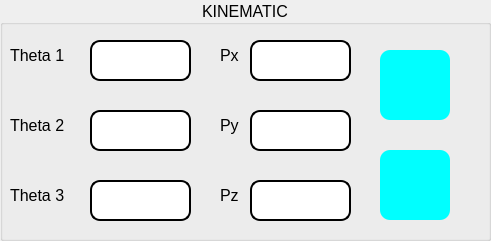
     <widget class="QGroupBox" name="groupBox_KINEMATIC">
      <property name="enabled">
       <bool>true</bool>
      </property>
      <property name="geometry">
       <rect>
        <x>240</x>
        <y>100</y>
        <width>491</width>
        <height>241</height>
       </rect>
      </property>
      <property name="maximumSize">
       <size>
        <width>16777210</width>
        <height>16777210</height>
       </size>
      </property>
      <property name="font">
       <font>
        <pointsize>12</pointsize>
        <weight>50</weight>
        <bold>false</bold>
       </font>
      </property>
      <property name="layoutDirection">
       <enum>Qt::LeftToRight</enum>
      </property>
      <property name="title">
       <string>KINEMATIC</string>
      </property>
      <property name="alignment">
       <set>Qt::AlignCenter</set>
      </property>
      <property name="flat">
       <bool>false</bool>
      </property>
      <property name="checkable">
       <bool>false</bool>
      </property>
      <widget class="QPushButton" name="pushButton_FK">
       <property name="geometry">
        <rect>
         <x>380</x>
         <y>50</y>
         <width>70</width>
         <height>70</height>
        </rect>
       </property>
       <property name="font">
        <font>
         <pointsize>12</pointsize>
        </font>
       </property>
       <property name="styleSheet">
        <string notr="true">QPushButton{
border-radius: 10px;
background-color: #00ffff;
}

QPushButton:pressed {
    padding-top: 5px;
    padding-left: 5px;
}
</string>
       </property>
       <property name="text">
        <string/>
       </property>
       <property name="icon">
        <iconset>
         <normaloff>../Icon/Forward.png</normaloff>../Icon/Forward.png</iconset>
       </property>
       <property name="iconSize">
        <size>
         <width>60</width>
         <height>60</height>
        </size>
       </property>
      </widget>
      <widget class="QLabel" name="label_19">
       <property name="geometry">
        <rect>
         <x>10</x>
         <y>40</y>
         <width>81</width>
         <height>31</height>
        </rect>
       </property>
       <property name="font">
        <font>
         <pointsize>12</pointsize>
        </font>
       </property>
       <property name="text">
        <string>&lt;html&gt;&lt;head/&gt;&lt;body&gt;&lt;p&gt;Theta 1&lt;/p&gt;&lt;/body&gt;&lt;/html&gt;</string>
       </property>
      </widget>
      <widget class="QLabel" name="label_4">
       <property name="geometry">
        <rect>
         <x>220</x>
         <y>40</y>
         <width>31</width>
         <height>31</height>
        </rect>
       </property>
       <property name="font">
        <font>
         <pointsize>12</pointsize>
        </font>
       </property>
       <property name="text">
        <string>&lt;html&gt;&lt;head/&gt;&lt;body&gt;&lt;p&gt;Px&lt;/p&gt;&lt;/body&gt;&lt;/html&gt;</string>
       </property>
      </widget>
      <widget class="QLineEdit" name="lineEdit_theta3">
       <property name="geometry">
        <rect>
         <x>90</x>
         <y>180</y>
         <width>101</width>
         <height>41</height>
        </rect>
       </property>
       <property name="font">
        <font>
         <pointsize>12</pointsize>
        </font>
       </property>
       <property name="styleSheet">
        <string notr="true">QLineEdit{
border: 2px solid rgb(0, 0, 0);
border-radius: 10px;
}</string>
       </property>
       <property name="text">
        <string/>
       </property>
      </widget>
      <widget class="QLineEdit" name="lineEdit_theta2">
       <property name="geometry">
        <rect>
         <x>90</x>
         <y>110</y>
         <width>101</width>
         <height>41</height>
        </rect>
       </property>
       <property name="font">
        <font>
         <pointsize>12</pointsize>
        </font>
       </property>
       <property name="styleSheet">
        <string notr="true">QLineEdit{
border: 2px solid rgb(0, 0, 0);
border-radius: 10px;
}</string>
       </property>
       <property name="text">
        <string/>
       </property>
      </widget>
      <widget class="QLineEdit" name="lineEdit_theta1">
       <property name="geometry">
        <rect>
         <x>90</x>
         <y>40</y>
         <width>101</width>
         <height>41</height>
        </rect>
       </property>
       <property name="font">
        <font>
         <pointsize>12</pointsize>
        </font>
       </property>
       <property name="styleSheet">
        <string notr="true">QLineEdit{
border: 2px solid rgb(0, 0, 0);
border-radius: 10px;
}</string>
       </property>
       <property name="text">
        <string/>
       </property>
       <property name="placeholderText">
        <string/>
       </property>
      </widget>
      <widget class="QLineEdit" name="lineEdit_Px">
       <property name="geometry">
        <rect>
         <x>250</x>
         <y>40</y>
         <width>101</width>
         <height>41</height>
        </rect>
       </property>
       <property name="font">
        <font>
         <pointsize>12</pointsize>
        </font>
       </property>
       <property name="styleSheet">
        <string notr="true">QLineEdit{
border: 2px solid rgb(0, 0, 0);
border-radius: 10px;
}</string>
       </property>
       <property name="text">
        <string/>
       </property>
      </widget>
      <widget class="QLabel" name="label_21">
       <property name="geometry">
        <rect>
         <x>10</x>
         <y>180</y>
         <width>81</width>
         <height>31</height>
        </rect>
       </property>
       <property name="font">
        <font>
         <pointsize>12</pointsize>
        </font>
       </property>
       <property name="text">
        <string>&lt;html&gt;&lt;head/&gt;&lt;body&gt;&lt;p&gt;Theta 3&lt;/p&gt;&lt;/body&gt;&lt;/html&gt;</string>
       </property>
      </widget>
      <widget class="QLabel" name="label_20">
       <property name="geometry">
        <rect>
         <x>10</x>
         <y>110</y>
         <width>81</width>
         <height>31</height>
        </rect>
       </property>
       <property name="font">
        <font>
         <pointsize>12</pointsize>
        </font>
       </property>
       <property name="text">
        <string>&lt;html&gt;&lt;head/&gt;&lt;body&gt;&lt;p&gt;Theta 2&lt;/p&gt;&lt;/body&gt;&lt;/html&gt;</string>
       </property>
      </widget>
      <widget class="QLabel" name="label_5">
       <property name="geometry">
        <rect>
         <x>220</x>
         <y>180</y>
         <width>31</width>
         <height>31</height>
        </rect>
       </property>
       <property name="font">
        <font>
         <pointsize>12</pointsize>
        </font>
       </property>
       <property name="text">
        <string>&lt;html&gt;&lt;head/&gt;&lt;body&gt;&lt;p&gt;Pz&lt;/p&gt;&lt;/body&gt;&lt;/html&gt;</string>
       </property>
      </widget>
      <widget class="QLineEdit" name="lineEdit_Pz">
       <property name="geometry">
        <rect>
         <x>250</x>
         <y>180</y>
         <width>101</width>
         <height>41</height>
        </rect>
       </property>
       <property name="font">
        <font>
         <pointsize>12</pointsize>
        </font>
       </property>
       <property name="styleSheet">
        <string notr="true">QLineEdit{
border: 2px solid rgb(0, 0, 0);
border-radius: 10px;
}</string>
       </property>
       <property name="text">
        <string/>
       </property>
      </widget>
      <widget class="QLabel" name="label_6">
       <property name="geometry">
        <rect>
         <x>220</x>
         <y>110</y>
         <width>31</width>
         <height>31</height>
        </rect>
       </property>
       <property name="font">
        <font>
         <pointsize>12</pointsize>
        </font>
       </property>
       <property name="text">
        <string>&lt;html&gt;&lt;head/&gt;&lt;body&gt;&lt;p&gt;Py&lt;/p&gt;&lt;/body&gt;&lt;/html&gt;</string>
       </property>
      </widget>
      <widget class="QLineEdit" name="lineEdit_Py">
       <property name="geometry">
        <rect>
         <x>250</x>
         <y>110</y>
         <width>101</width>
         <height>41</height>
        </rect>
       </property>
       <property name="font">
        <font>
         <pointsize>12</pointsize>
        </font>
       </property>
       <property name="styleSheet">
        <string notr="true">QLineEdit{
border: 2px solid rgb(0, 0, 0);
border-radius: 10px;
}</string>
       </property>
       <property name="text">
        <string/>
       </property>
      </widget>
      <widget class="QPushButton" name="pushButton_IK">
       <property name="geometry">
        <rect>
         <x>380</x>
         <y>150</y>
         <width>70</width>
         <height>70</height>
        </rect>
       </property>
       <property name="font">
        <font>
         <pointsize>12</pointsize>
        </font>
       </property>
       <property name="styleSheet">
        <string notr="true">QPushButton{
border-radius: 10px;
background-color: #00ffff;
}

QPushButton:pressed {
    padding-top: 5px;
    padding-left: 5px;
}
</string>
       </property>
       <property name="text">
        <string/>
       </property>
       <property name="icon">
        <iconset>
         <normaloff>../Icon/Inverse.png</normaloff>../Icon/Inverse.png</iconset>
       </property>
       <property name="iconSize">
        <size>
         <width>60</width>
         <height>60</height>
        </size>
       </property>
       <property name="flat">
        <bool>false</bool>
       </property>
      </widget>
     </widget>
